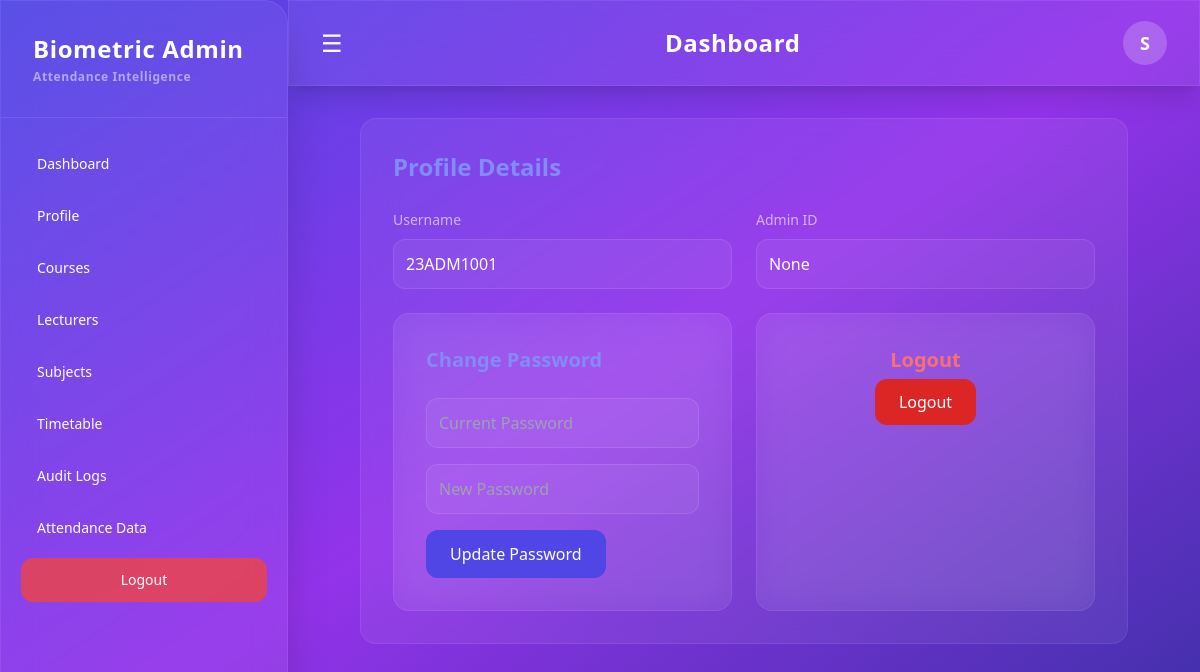
/accounts/admin/profile/ (signed in), run on the app's committed database.
### accounts/models.py (models this page shows, shortened)
class User(AbstractUser):
    ROLE_CHOICES = (
        ('student', 'Student'),
        ('lecturer', 'Lecturer'),
        ('admin', 'Admin'),
    )
    role = models.CharField(max_length=10, choices=ROLE_CHOICES)
    admission_id = models.CharField(max_length=20, unique=True, null=True, blank=True)
    dob = models.DateField(null=True, blank=True)
    lecturer_id = models.CharField(max_length=20, unique=True, null=True, blank=True)
    admin_id = models.CharField(max_length=20, unique=True, null=True, blank=True)
    face_enrolled = models.BooleanField(default=False)
    re_enroll_used = models.BooleanField(default=False) #ONE self re-enroll allowed
    allow_reenroll = models.BooleanField(default=False)
    admin_reenroll_allowed = models.BooleanField(default=False) #Admin override.
    course = models.ForeignKey(
        Course,
        on_delete=models.SET_NULL,
        null=True,
            blank=True
    )
    year = models.IntegerField(null=True, blank=True)

### accounts/views.py (the view)
# urls.py: path("admin/profile/", admin_profile, name="admin_profile"),
@admin_required
def admin_profile(request):
    return render(request, "admin/profile.html")

### templates/admin/profile.html (shortened to what this page needs)
{% extends "admin/base.html" %}
{% block content %}
<div class="max-w-3xl mx-auto space-y-10">
    <div class="glass p-8 rounded-2xl">
        <h2 class="text-2xl font-bold mb-6 text-indigo-400">
            Profile Details
        </h2>
        <div class="grid md:grid-cols-2 gap-6">
            <div>
                <label class="text-sm text-white/60">Username</label>
                <input type="text"
                       value="{{ request.user.username }}"
                       class="w-full mt-2 p-3 rounded-xl bg-white/5 border border-white/10"
                       disabled>
            </div>
            <div>
                <label class="text-sm text-white/60">Admin ID</label>
                <input type="text"
                       value="{{ request.user.admission_id }}"
                       class="w-full mt-2 p-3 rounded-xl bg-white/5 border border-white/10"
                       disabled>
            </div>
    <div class="glass p-8 rounded-2xl">
        <h2 class="text-xl font-bold mb-6 text-indigo-400">
            Change Password
        </h2>
        <form method="POST">
            <div class="space-y-4">
                <input type="password"
                       name="current_password"
                       placeholder="Current Password"
                       required
                       class="w-full p-3 rounded-xl bg-white/5 border border-white/10">
                <input type="password"
                       name="new_password"
                       placeholder="New Password"
                       required
                       class="w-full p-3 rounded-xl bg-white/5 border border-white/10">
                <button type="submit"
                        class="px-6 py-3 bg-indigo-600 rounded-xl hover:bg-indigo-700">
                    Update Password
                </button>
            </div>
        </form>
    </div>
    <div class="glass p-8 rounded-2xl text-center">
        <h2 class="text-xl font-bold mb-4 text-red-400">
            Logout
        </h2>
        <a href="{% url 'logout' %}"
           class="px-6 py-3 bg-red-600 rounded-xl hover:bg-red-700">
            Logout
        </a>
    </div>
</div>
{% endblock %}

### templates/admin/base.html (shortened to what this page needs)
{% load static %}
<!DOCTYPE html>
<html lang="en">
<head>
    <script src="https://cdn.tailwindcss.com"></script>
</head>
<body class="h-screen bg-gradient-to-br from-indigo-600 via-purple-600 to-indigo-800 text-white overflow-hidden">
<div class="flex h-full">
    <aside id="sidebar"
        class="fixed md:relative z-40 h-full w-72 glass shadow-2xl transform -translate-x-full md:translate-x-0 transition-transform duration-300 ease-in-out rounded-r-3xl">
        <div class="p-8 text-2xl font-bold tracking-wide border-b border-white/10">
            Biometric Admin
            <p class="text-xs text-white/50 mt-1">Attendance Intelligence</p>
        </div>
        <nav class="mt-6 space-y-2 px-5 text-sm">
            <a href="{% url 'admin_dashboard' %}" class="sidebar-link block px-4 py-3 rounded-xl">Dashboard</a>
            <a href="{% url 'admin_profile' %}" class="sidebar-link block px-4 py-3 rounded-xl">Profile</a>
            <a href="{% url 'admin_courses' %}" class="sidebar-link block px-4 py-3 rounded-xl">Courses</a>
            <a href="{% url 'admin_lecturers' %}" class="sidebar-link block px-4 py-3 rounded-xl">Lecturers</a>
            <a href="{% url 'admin_subjects' %}" class="sidebar-link block px-4 py-3 rounded-xl">Subjects</a>
            <a href="{% url 'admin_timetable' %}" class="sidebar-link block px-4 py-3 rounded-xl">Timetable</a>
            <a href="{% url 'admin_audit_logs' %}" class="sidebar-link block px-4 py-3 rounded-xl">Audit Logs</a>
            <a href="{% url 'admin_attendance_data' %}" class="sidebar-link block px-4 py-3 rounded-xl">Attendance Data</a>
            <a href="{% url 'logout' %}"
               class="block px-4 py-3 rounded-xl bg-red-500/80 hover:bg-red-600 transition mt-6 text-center">
                Logout
            </a>
        </nav>
    </aside>
    <div class="flex-1 flex flex-col overflow-hidden">
        <header class="flex items-center justify-between px-8 py-5 glass shadow-xl">
            <button id="toggleSidebar" class="text-2xl focus:outline-none">
                ☰
            </button>
            <h1 class="text-xl md:text-2xl font-semibold tracking-wide">
                {% block header_title %}Dashboard{% endblock %}
            </h1>
            <a href="{% url 'admin_profile' %}"
               class="w-11 h-11 rounded-full bg-white/20 flex items-center justify-center text-lg font-bold hover:scale-110 transition">
                {{ request.user.first_name|default:"A"|slice:":1" }}
            </a>
        </header>
        <div class="flex-1 overflow-y-auto p-8">
            {% block content %}{% endblock %}
        </div>
    </div>
</div>
</body>
</html>

### templates/admin/base.html (style rules this page uses)
body { font-family: ui-sans-serif, system-ui, -apple-system; }
.glass { background:rgba(255,255,255,0.06); backdrop-filter:blur(18px); border:1px solid rgba(255,255,255,0.08); }
.sidebar-link { transition:all .2s ease; }

### data on the page
User: user.first_name "S", user.username "23ADM1001", user.admission_id "None"
